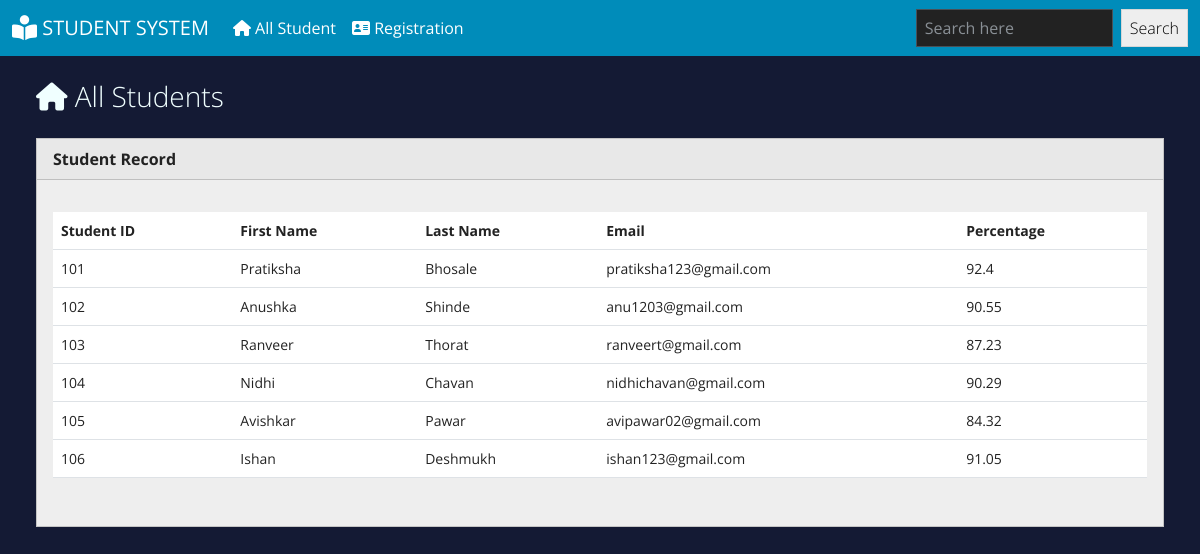
The page / on the database its author committed.
### student/models.py (models this page shows, shortened)
class Student(models.Model):
    Student_ID = models.IntegerField()
    first_name = models.CharField(max_length=20)
    last_name = models.CharField(max_length=20)
    email = models.EmailField(max_length=50)
    percentage = models.FloatField()

### student/views.py (the view)
# urls.py: path('',views.home,name="home"),
def home(request):
    return render(request,'home.html',{
        'student':Student.objects.all()
    })

### student/templates/home.html
{% extends "base.html" %}
{% block body %}
        <h3 style="color:azure" class="m-4"><i class="fa-sharp fa-solid fa-house"></i> All Students</h3>
        <div class="row">
            <div class="col-12">
            {% if student %}
                <div class="card bg-secondary ms-4 me-4 mb-4">
                    <div class="card-header"><b>Student Record</b></div>
                    <div class="card-body">
                      <p class="card-text">
                        <div class="table-responsive">
                            <table class="table table-hover">
                                <thead>
                                  <tr>
                                    <th scope="col">Student ID</th>
                                    <th scope="col">First Name</th>
                                    <th scope="col">Last Name</th>
                                    <th scope="col">Email</th>
                                    <th scope="col">Percentage</th>
                                  </tr>
                                </thead>
                                <tbody>
                                    {% for student in student %}
                                        <tr>
                                            <td>{{ student.Student_ID }}</td>
                                            <td>{{ student.first_name }}</td>
                                            <td>{{ student.last_name }}</td>
                                            <td>{{ student.email }}</td>
                                            <td>{{ student.percentage }}</td>
                                        </tr>
                                    {% endfor %}
                                </tbody>
                              </table>
                        </div>
                      </p>
                    </div>
                  </div>
                {% else %}
                 <h5 class="alert alert-primary ms-4 me-4">No Student Record</h5>
                {% endif %}
            </div>
        </div>
{% endblock %}

### student/templates/base.html (shortened to what this page needs)
{%  load static %}
<!DOCTYPE html>
<html lang="en">
<head>
    <link rel="stylesheet" href="https://cdnjs.cloudflare.com/ajax/libs/font-awesome/6.4.0/css/all.min.css" />
    <link href="{% static 'css/bootstrap.min.css' %}" rel="stylesheet">
</head>
<body style="background-color: #141a34;">
    <nav class="navbar navbar-expand-lg bg-primary" data-bs-theme="dark">
        <div class="container-fluid">
          <a class="navbar-brand" href="{% url 'home' %}">
            <i class="fa-solid fa-book-open-reader fa-lg"></i>  <b>STUDENT SYSTEM </b></a>
          <div class="collapse navbar-collapse" id="navbarColor01">
            <ul class="navbar-nav me-auto">
              <li class="nav-item">
                <a class="nav-link active" href="{% url 'home' %}">
                  <i class="fa-sharp fa-solid fa-house"></i><b> All Student</b>
                </a>
              </li>
              <li class="nav-item">
                <a class="nav-link active" href="{% url 'add' %}">
                  <i class="fa-solid fa-address-card"></i><b> Registration</b>
                </a>
              </li>
            </ul>
            <form class="d-flex">
              <input class="form-control me-sm-2" type="search" placeholder="Search here">
              <button class="btn btn-secondary my-2 my-sm-0" type="submit" fdprocessedid="hhf3t">Search</button>
            </form>
          </div>
        </div>
      </nav>
      <div class="container-fluid">
        {% block body %}
        {% endblock %}
      </div>
</body>
</html>

### rows shown on the page
Student: Student_ID "101", first_name "Pratiksha", last_name "Bhosale", email "pratiksha123@gmail.com", percentage "92.4"
Student: Student_ID "102", first_name "Anushka", last_name "Shinde", email "anu1203@gmail.com", percentage "90.55"
Student: Student_ID "103", first_name "Ranveer", last_name "Thorat", email "ranveert@gmail.com", percentage "87.23"
Student: Student_ID "104", first_name "Nidhi", last_name "Chavan", email "nidhichavan@gmail.com", percentage "90.29"
Student: Student_ID "105", first_name "Avishkar", last_name "Pawar", email "avipawar02@gmail.com", percentage "84.32"
Student: Student_ID "106", first_name "Ishan", last_name "Deshmukh", email "ishan123@gmail.com", percentage "91.05"
